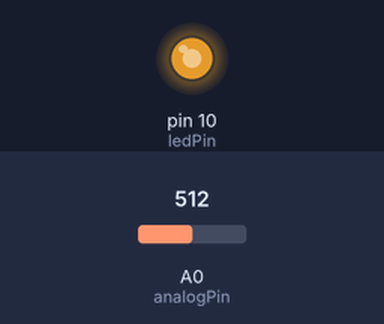
The sketch below on a simulated Arduino Uno, built with avr-gcc and run on an emulated ATmega328P. Parts: output pins drawn as LEDs (lit = HIGH). The test bench sets the inputs (shaded band); at power-on: A0 (analogPin) = 512. What the sketch prints to the serial monitor is not drawn.

Above: at 1.2 s.
1.3 s: A0 (analogPin) set to 306
At 1.7 s:
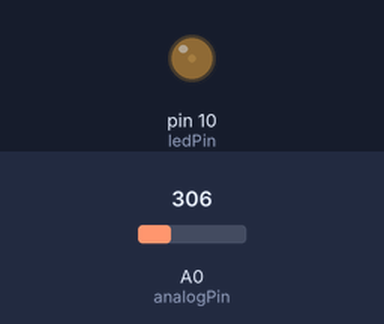
2.8 s: A0 (analogPin) set to 0
At 4.0 s:
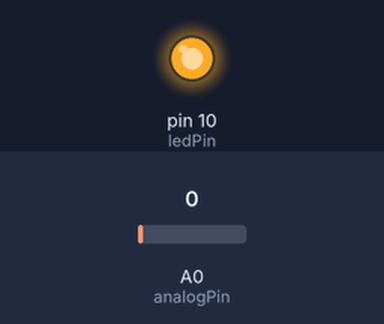
5.8 s: A0 (analogPin) set to 511
At 6.3 s:
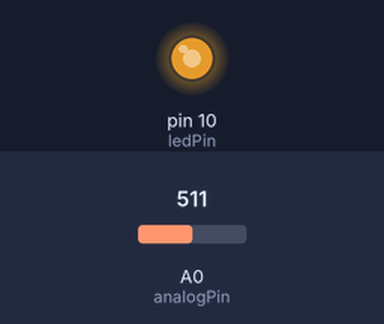
Timing chart, 0 to 8.8 s (numbered marks = the images above; inputs shaded):
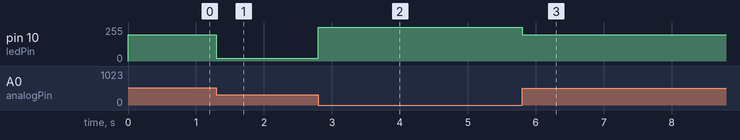

The sketch:

09_analogRead_CDS.ino
```cpp
#include <stdio.h>

const float unit = 5.0/1024.0;
const int ledPin = 10;
const int analogPin = A0;

void setup() {
  // put your setup code here, to run once:
  Serial.begin(115200);
}

void loop() {
  int analogValue = analogRead(analogPin);
  int val = map(analogValue, 280, 580, 0, 255);
  analogWrite(ledPin, val);

  Serial.print(analogValue);
  Serial.print(", ");
  Serial.print(unit*analogValue, 5);
  Serial.println(" V");
}
```

Measured:
- after the input at 1.3 s, pin 10 (ledPin): 197/255 → 22/255 at once
- after the input at 2.8 s, pin 10 (ledPin): 22/255 → 255/255 at once
- after the input at 5.8 s, pin 10 (ledPin): 255/255 → 196/255 at once
